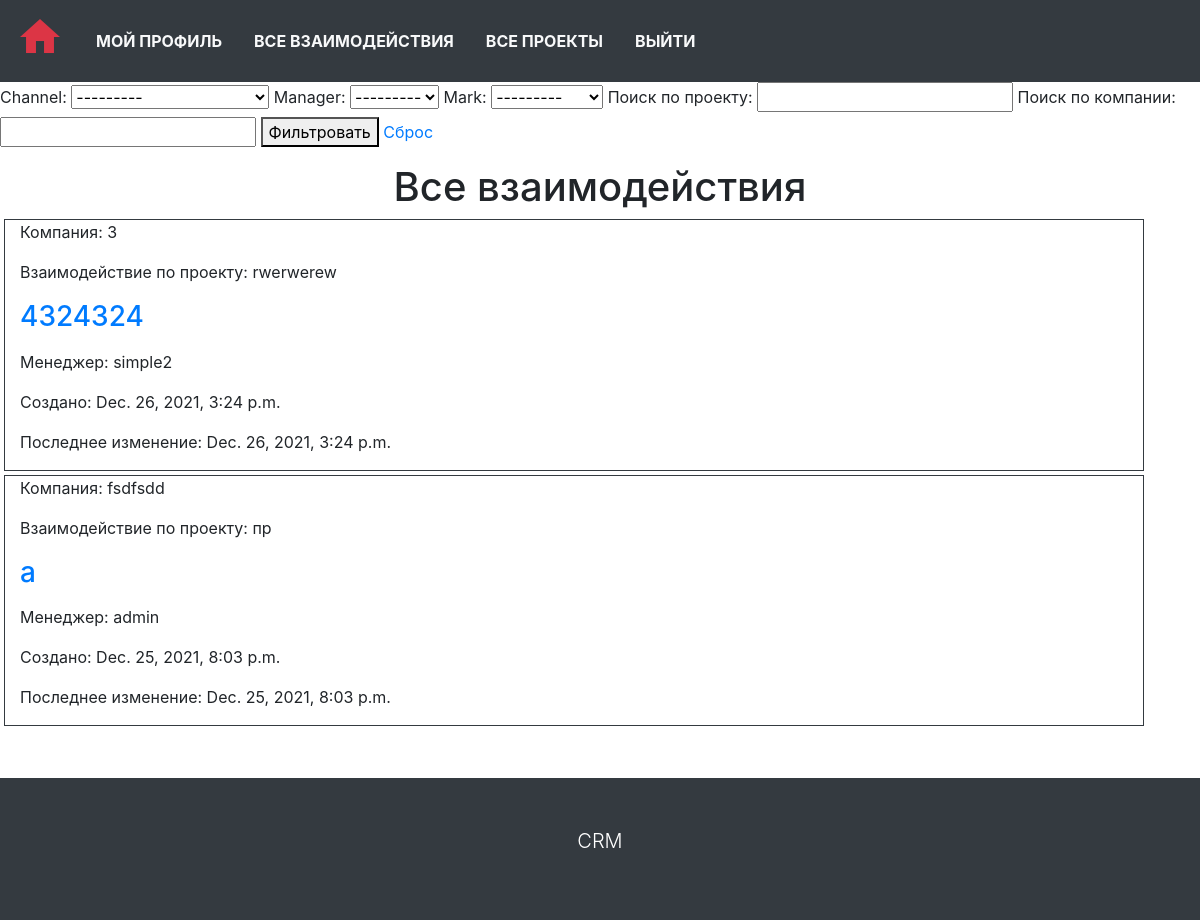
Screenshot of /all-interactions/ (signed in) with the database file from the repository.
### main_crm/models.py (models this page shows, shortened)
class Interaction(models.Model):
    project = models.ForeignKey('Project', on_delete=models.CASCADE)
    channel = models.CharField(max_length=1, choices=CHANNELS)
    manager = models.ForeignKey(User, on_delete=models.CASCADE)
    description = RichTextUploadingField(blank=True)
    mark = models.CharField(max_length=1, choices=MARKS)
    created_at = models.DateTimeField(auto_now_add=True)
    updated_at = models.DateTimeField(auto_now=True)
    class Meta:
        ordering = ['-updated_at']
        verbose_name = 'Interaction'
        verbose_name_plural = 'Interactions'

class Project(models.Model):
    user = models.ForeignKey('Company', on_delete=models.CASCADE)
    title = models.CharField(max_length=250)
    description = RichTextUploadingField(blank=True)
    started_at = models.DateField()
    finished_at = models.DateField(blank=True, null=True)
    cost = models.IntegerField(blank=True, null=True, validators=(MinValueValidator(0),))
    class Meta:
        ordering = ['-started_at']
        verbose_name = 'Project'
        verbose_name_plural = 'Projects'

class Company(models.Model):
    company_name = models.CharField(max_length=150, unique=True)
    slug = models.SlugField(unique=True, null=True)
    fio = models.CharField(max_length=150)
    description = RichTextUploadingField(blank=True)
    published = models.DateField(auto_now_add=True)
    edited = models.DateField(auto_now=True)
    class Meta:
        ordering = ['published']
        verbose_name = 'Company'
        verbose_name_plural = 'Companies'
    def __str__(self):
        return self.company_name

### main_crm/views.py (the view, shortened to what this page needs)
# urls.py: path('all-interactions/', views.AllInteractionListView.as_view(), name='all-interaction-list'),
class AllInteractionListView(LoginRequiredMixin, SuperUserRequired, FilterView):
    queryset = Interaction.objects.all()
    template_name = 'cms_mainpage/all_interaction_list.html'
    filterset_class = InteractionFilter
    paginate_by = INDEX_PAGINATE_BY
    def get_context_data(self, *args, **kwargs):
        params_string = ''
        get_params = copy.copy(self.request.GET)
        get_params.pop('page', False)
        return super().get_context_data(*args, params_string=params_string, **kwargs)

### main_crm/permissions.py (called while the page is built)
    def dispatch(self, request, *args, **kwargs):
        if not request.user.is_superuser:
            return self.handle_no_permission()
        return super().dispatch(request, *args, **kwargs)

### main_crm/templates/cms_mainpage/all_interaction_list.html (shortened to what this page needs)
{% extends 'base.html' %}
{% block content %}
 {% if filter %}
    <form method="GET" action="">
        {{ filter.form }}
        <button type="submit">Фильтровать</button>
        <a href="{% url 'all-interaction-list' %}">Сброс</a>
    </form>
    {% endif %}
{% if object_list.exists %}
<h1 class="display-5 text-center mt-3">Все взаимодействия</h1>
{% for interaction in object_list %}
<div class="container m-1 border border-dark">
    <p>Компания: {{ interaction.project.user }}</p>
    <p>Взаимодействие по проекту: {{ interaction.project.title }}</p>
    <p><a class="h3 text-decoration-none" href="{% url 'interaction-detail' interaction.pk %}">
        {{ interaction.description|safe|truncatechars:60 }}</a></p>
    <p>Менеджер: {{ interaction.manager }}</p>
    <p>Создано: {{ interaction.created_at }}</p>
    <p>Последнее изменение: {{ interaction.updated_at }}</p>
</div>
{% endfor %}
{% endif %}
{% endblock %}

### main_crm/static/cms/css/style.css (style rules this page uses)
html, body { height: 100%; }

### rows the page displays
Interaction: project.user "З", project "rwerwerew", manager "simple2", created_at "Dec. 26, 2021, 3:24 p.m.", updated_at "Dec. 26, 2021, 3:24 p.m."
Interaction: project.user "fsdfsdd", project "пр", manager "admin", created_at "Dec. 25, 2021, 8:03 p.m.", updated_at "Dec. 25, 2021, 8:03 p.m."
